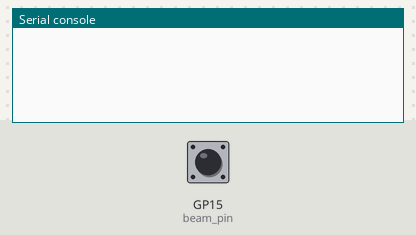
A program run on a simulated Raspberry Pi Pico running MicroPython. Parts: the last lines printed to the serial console. The inputs (shaded band) are chosen by the test bench; at power-on: GP15 (beam_pin) HIGH.

Above: at 1.2 s.
1.3 s: GP15 (beam_pin) pulled LOW for 0.15 s
At 1.43 s:
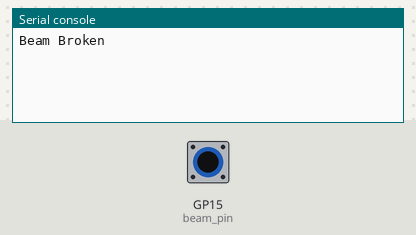
At 2.8 s:
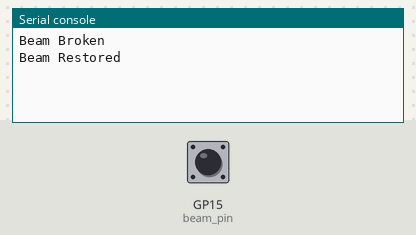

The program:

LightGate-IRQ.py
```python
import machine
import utime as time
from machine import Pin

# Simple beam break IRQ program for Raspberry Pi Pico

beam_pin = Pin(15, Pin.IN, Pin.PULL_UP)
old_beam_value = beam_pin.value()

def beam_change(pin):
    broken = pin.value() == 0
    if broken:
        print('Beam Broken')
    else:
        print('Beam Restored')

beam_pin.irq(handler = beam_change, trigger = Pin.IRQ_FALLING | Pin.IRQ_RISING)

while True:
    time.sleep(0.01)
```

Measured:
- after the input at 1.3 s, the serial console: prints a new line at once (image 1)
